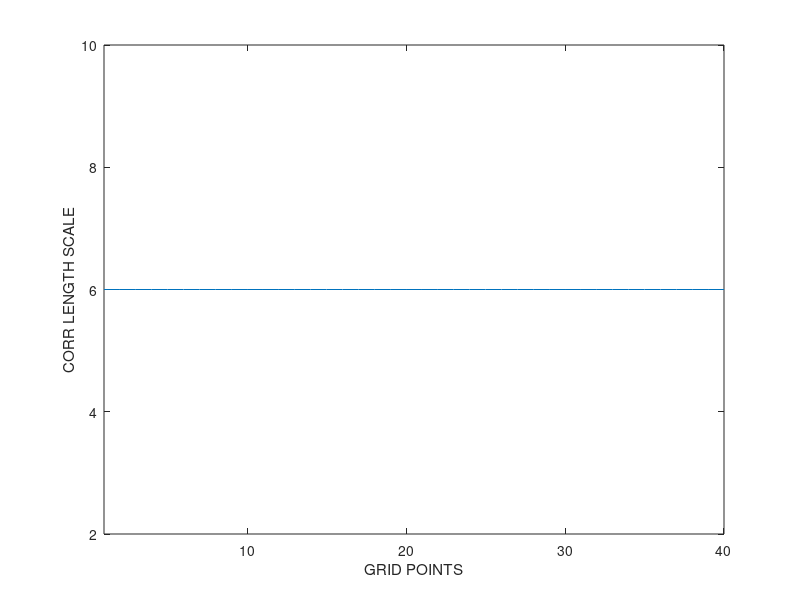
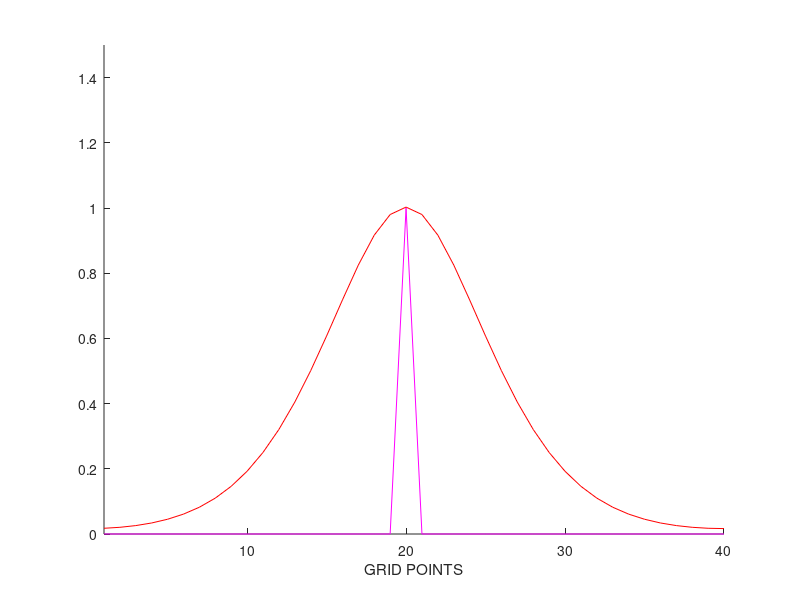

Reproduce these figures in MATLAB, in order.
clear all
ndim=40;
xi=zeros(ndim,1);
for i=1:ndim
  xi(i)=sin(2*3.1415926535*i/ndim)+2;
end
xi = xi * 3;
xi(:) = 6;
figure
plot(xi)
axis([1 40 2 10]);
xlabel('GRID POINTS')
ylabel('CORR LENGTH SCALE')

figure
hold on

for npass=4:4

a=zeros(ndim,1);
b=zeros(ndim,1);
c=zeros(ndim,1);
ze=zeros(ndim,1);
alpha=zeros(ndim,1);
sfact=zeros(ndim,1);
a(:)=0;
a(20)=a(20)+1;
original=a;
%a(1)=a(1)+1;

for i=1:ndim
  ze(i) = npass/xi(i)^2;
  alpha(i)=1+ze(i)-sqrt(ze(i)*(ze(i)+2));
  sfact(i)=sqrt(2*3.1415926535)*xi(i)*0.9;
end
alpha(20)

for n=1:npass

b(1)=a(1);
for i=2:ndim
  b(i) = alpha(i)*b(i-1) + (1-alpha(i))*a(i);
end
b(1) = alpha(1)*b(ndim) + (1-alpha(1))*a(1);
for i=2:ndim
  b(i) = alpha(i)*b(i-1) + (1-alpha(i))*a(i);
end

c(ndim)=b(ndim);
for i=ndim-1:-1:1
  c(i) = alpha(i)*c(i+1) + (1-alpha(i))*b(i);
end
c(ndim) = alpha(ndim)*c(1) + (1-alpha(ndim))*b(ndim);
for i=ndim-1:-1:1
  c(i) = alpha(ndim)*c(i+1) + (1-alpha(ndim))*b(i);
end

a=c;

end
%a = a.*sfact
a = a*sfact(10);
a(20)

if (npass==1)
  plot(a,'Color','blue')
elseif (npass==2)
  plot(a,'Color','green')
elseif (npass==3)
  plot(a,'Color','yellow')
elseif (npass==4)
  plot(a,'Color','red')
elseif (npass==5)
  plot(a,'Color','black')
elseif (npass==6)
  plot(a,'Color','green')
end
hold on
plot(original,'Color','Magenta')
axis([1 40 0 1.5]);
xlabel('GRID POINTS')

end
